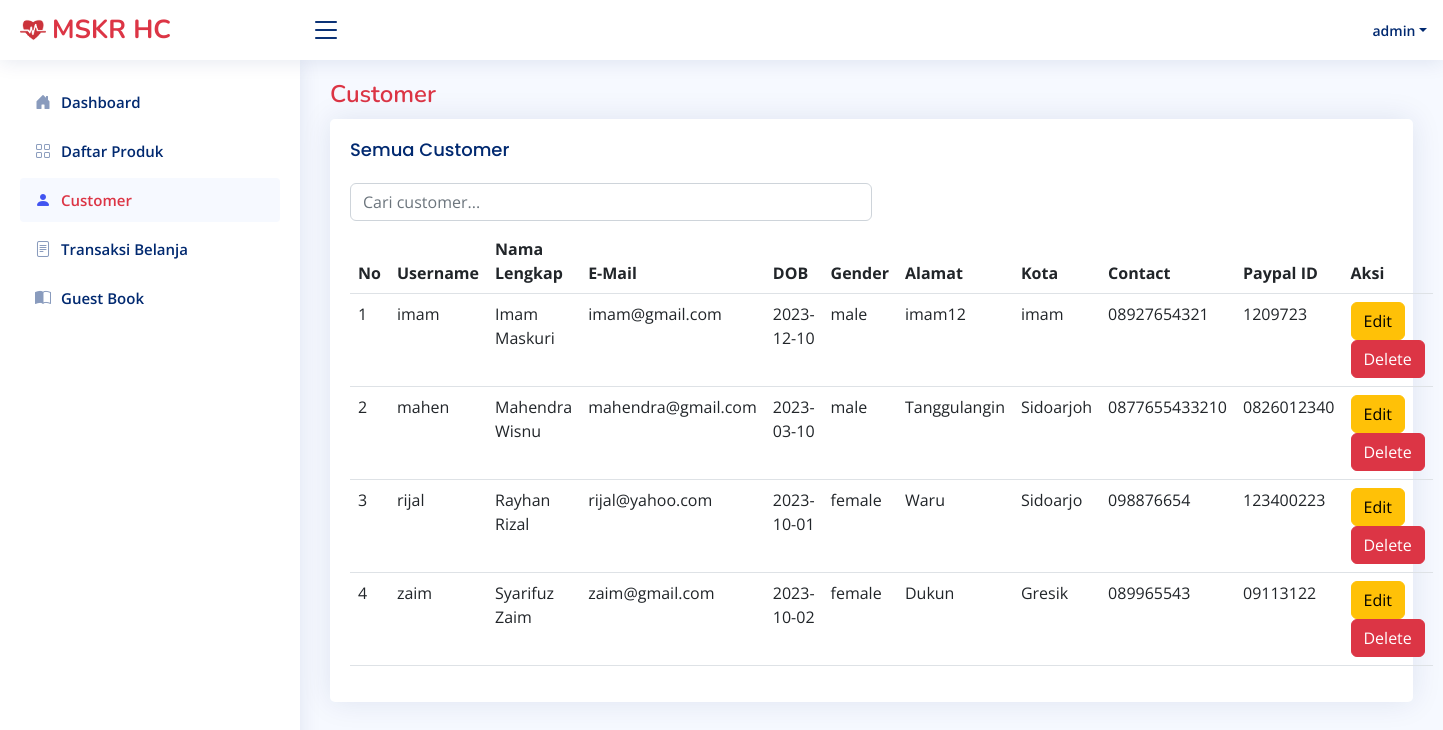
The page /Admin/viewCustomer.php (signed in) on the database its author committed.
### tables this page shows
CREATE TABLE `customer` (
  `username` varchar(255) NOT NULL,
  `password` varchar(255) NOT NULL,
  `namaLengkap` varchar(255) NOT NULL,
  `email` varchar(255) NOT NULL,
  `dob` date NOT NULL,
  `gender` varchar(255) NOT NULL,
  `alamat` varchar(255) NOT NULL,
  `kota` varchar(255) NOT NULL,
  `contact` varchar(15) NOT NULL,
  `paypalID` varchar(20) NOT NULL
);

### connect.php (called while the page is built, shortened)
<?php
$connect = mysqli_connect("localhost", "root", "", "onlineshop");
function query($query){
    global $connect;
    $result = mysqli_query($connect, $query);
    $rows = [];
    while ($row = mysqli_fetch_assoc($result)){
        $rows[] = $row;
    }
    return $rows;
}
?>

### Admin/viewCustomer.php (the view, shortened to what this page needs)
<?php
require 'template/headerAdmin.php';
require 'template/sidebarAdmin.php';
$allCustomer = query("SELECT * FROM customer");
?>
<main id="main" class="main">
    <div class="pagetitle ">
      <h1 class="text-danger">Customer</h1>
    </div>
    <section class="section">
      <div class="row">
        <div class="">
          <div class="card">
            <div class="card-body">
              <h5 class="card-title">Semua Customer</h5>
                <div class="col-md-6 mt-2 mb-2">
                  <input type="text" placeholder="Cari customer..." class="form-control" id="searchingTable">
                </div>
                <table class="table">
                    <thead>
                        <tr>
                            <th scope="col">No</th>
                            <th scope="col">Username</th>
                            <th scope="col">Nama Lengkap</th>
                            <th scope="col">E-Mail</th>
                            <th scope="col">DOB</th>
                            <th scope="col">Gender</th>
                            <th scope="col">Alamat</th>
                            <th scope="col">Kota</th>
                            <th scope="col">Contact</th>
                            <th scope="col">Paypal ID</th>
                            <th scope="col">Aksi</th>
                        </tr>
                    </thead>
                    <tbody>
                        <?php $i = 1; foreach ($allCustomer as $customer) : ?>
                            <tr>
                                <td><?= $i++; ?></td>
                                <td><?= $customer["username"]; ?></td>
                                <td><?= $customer["namaLengkap"]; ?></td>
                                <td><?= $customer["email"]; ?></td>
                                <td><?= $customer["dob"]; ?></td>
                                <td><?= $customer["gender"]; ?></td>
                                <td><?= $customer["alamat"]; ?></td>
                                <td><?= $customer["kota"]; ?></td>
                                <td><?= $customer["contact"]; ?></td>
                                <td><?= $customer["paypalID"]; ?></td>
                                <td>
                                    <a href="editCustomer.php?username=<?= $customer["username"]; ?>" class="btn btn-warning">Edit</a>
                                    <a href="deleteCustomer.php?username=<?= $customer["username"]; ?>" class="btn btn-danger" onclick="return confirm('Yakin Ingin Menghapus <?= $customer["username"]; ?>?');">Delete</a>
                                </td>
                            </tr>
                        <?php endforeach; ?>
                    </tbody>
                </table>
            </div>
            </div>
        </div>
        </div>
    </section>
</main>

### assets/css/style.css (style rules this page uses)
:root { scroll-behavior: smooth; }
body { font-family: "Open Sans", sans-serif; background: #f6f9ff; color: #444444; }
a { color: #4154f1; text-decoration: none; }
h1, h2, h3, h4, h5, h6 { font-family: "Nunito", sans-serif; }
#main { margin-top: 60px; padding: 20px 30px; transition: all 0.3s; }
.pagetitle { margin-bottom: 10px; }
.pagetitle h1 { font-size: 24px; margin-bottom: 0; font-weight: 600; color: #012970; }
.card { margin-bottom: 30px; border: none; border-radius: 5px; box-shadow: 0px 0 30px rgba(1, 41, 112, 0.1); }
.card-title { padding: 20px 0 15px 0; font-size: 18px; font-weight: 500; color: #012970; font-family: "Poppins", sans-serif; }
.card-body { padding: 0 20px 20px 20px; }
@media (min-width: 1200px) { #main, #footer { margin-left: 300px; } }

### rows shown on the page
customer: username "imam", namaLengkap "Imam Maskuri", email "imam@gmail.com", dob "2023-12-10", gender "male", alamat "imam12", kota "imam", contact "08927654321", paypalID "1209723"
customer: username "mahen", namaLengkap "Mahendra Wisnu", email "mahendra@gmail.com", dob "2023-03-10", gender "male", alamat "Tanggulangin", kota "Sidoarjoh", contact "0877655433210", paypalID "0826012340"
customer: username "rijal", namaLengkap "Rayhan Rizal", email "rijal@yahoo.com", dob "2023-10-01", gender "female", alamat "Waru", kota "Sidoarjo", contact "098876654", paypalID "123400223"
customer: username "zaim", namaLengkap "Syarifuz Zaim", email "zaim@gmail.com", dob "2023-10-02", gender "female", alamat "Dukun", kota "Gresik", contact "089965543", paypalID "09113122"

### other values the page prints
$userLogin "admin"
